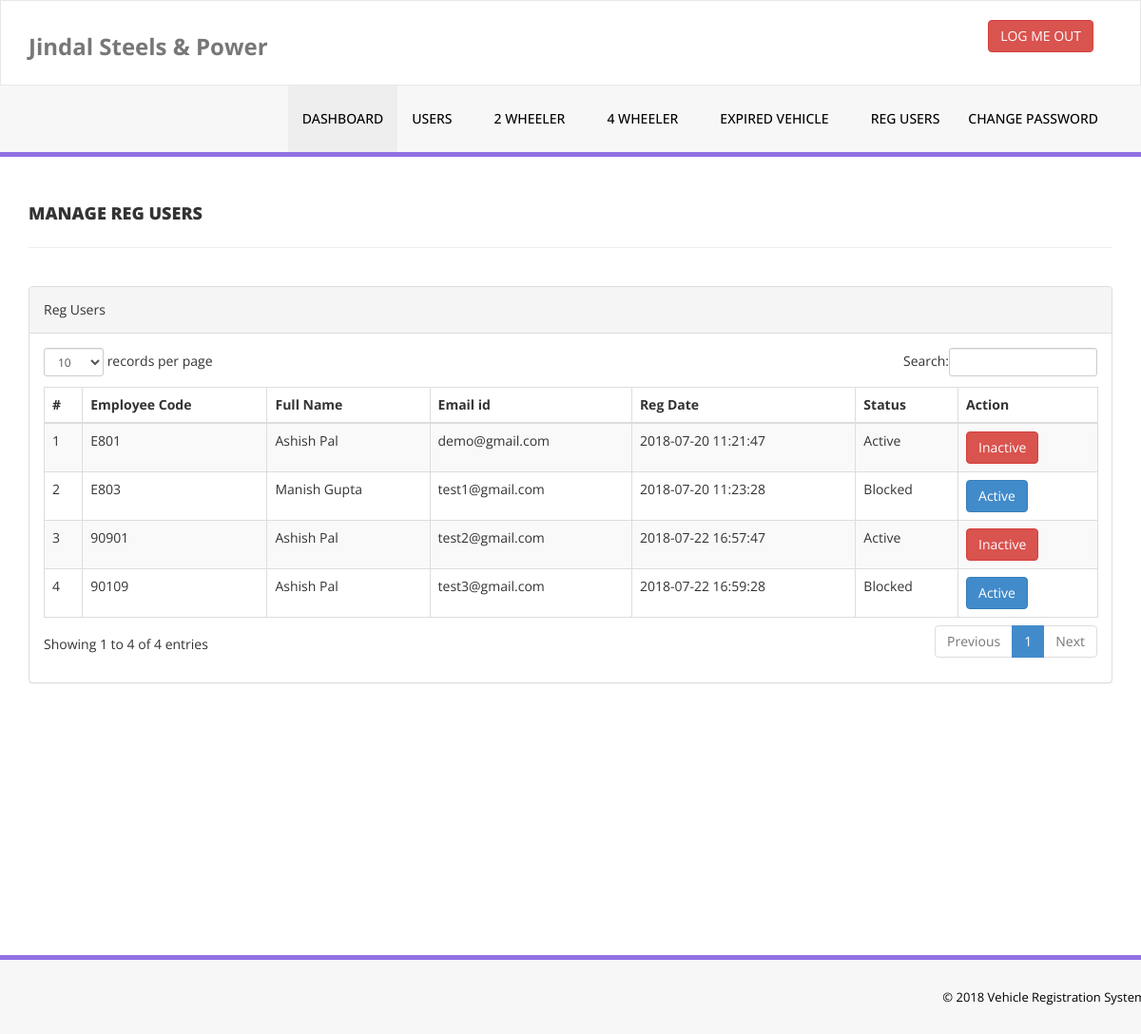
The page /admin/reg-users.php (signed in) on the database its author committed.
### tables this page shows
CREATE TABLE `tblusers` (
  `id` int(11) NOT NULL,
  `EmpCd` varchar(100) NOT NULL,
  `FullName` varchar(100) DEFAULT NULL,
  `EmailId` varchar(100) NOT NULL,
  `Password` varchar(100) NOT NULL,
  `Status` int(1) DEFAULT NULL,
  `RegDate` timestamp NOT NULL DEFAULT CURRENT_TIMESTAMP,
  `UpdationDate` timestamp NOT NULL DEFAULT CURRENT_TIMESTAMP ON UPDATE CURRENT_TIMESTAMP
);

### admin/reg-users.php (the view, shortened to what this page needs)
<?php
include('includes/config.php');
if(!$_SESSION['alogin'])
    {?>
<script>
    if (confirm("Unauthorized access !")==true)
	{
		window.location.href='../index.php';
	}else{
		window.location.href='../index.php';
	}
</script>
<?php
}
else{
    ?>
<!DOCTYPE html>
<html xmlns="http://www.w3.org/1999/xhtml">
<head>
    <link href="assets/css/bootstrap.css" rel="stylesheet" />
    <link href="assets/css/font-awesome.css" rel="stylesheet" />
    <link href="assets/js/dataTables/dataTables.bootstrap.css" rel="stylesheet" />
    <link href="assets/css/style.css" rel="stylesheet" />
</head>
<body>
<?php include('includes/header.php');?>
    <div class="content-wrapper">
         <div class="container">
        <div class="row pad-botm">
            <div class="col-md-12">
                <h4 class="header-line">Manage Reg Users</h4>
    </div>
        </div>
            <div class="row">
                <div class="col-md-12">
                    <div class="panel panel-default">
                        <div class="panel-heading">
                          Reg Users
                        </div>
                        <div class="panel-body">
                            <div class="table-responsive">
                                <table class="table table-striped table-bordered table-hover" id="dataTables-example">
                                    <thead>
                                        <tr>
                                            <th>#</th>
                                            <th>Employee Code</th>
                                            <th>Full Name</th>
                                            <th>Email id </th>
                                            <th>Reg Date</th>
                                            <th>Status</th>
                                            <th>Action</th>
                                        </tr>
                                    </thead>
                                    <tbody>
<?php $sql = "SELECT * from tblusers";
$query = $dbh -> prepare($sql);
$query->execute();
$results=$query->fetchAll(PDO::FETCH_OBJ);
$cnt=1;
if($query->rowCount() > 0)
{
foreach($results as $result)
{               ?>
                                        <tr class="odd gradeX">
                                            <td class="center"><?php echo htmlentities($cnt);?></td>
                                            <td class="center"><?php echo htmlentities($result->EmpCd);?></td>
                                            <td class="center"><?php echo htmlentities($result->FullName);?></td>
                                            <td class="center"><?php echo htmlentities($result->EmailId);?></td>
                                            <td class="center"><?php echo htmlentities($result->RegDate);?></td>
                                            <td class="center"><?php if($result->Status==1)
                                            {
                                                echo htmlentities("Active");
                                            } else {
                                            echo htmlentities("Blocked");
}
                                            ?></td>
                                            <td class="center">
<?php if($result->Status==1)
 {?>
<a href="reg-users.php?inid=<?php echo htmlentities($result->id);?>" onclick="return confirm('Are you sure you want to block this student?');"" >  <button class="btn btn-danger"> Inactive</button>
<?php } else {?>
                                            <a href="reg-users.php?id=<?php echo htmlentities($result->id);?>" onclick="return confirm('Are you sure you want to active this student?');""><button class="btn btn-primary"> Active</button>
                                            <?php } ?>
                                            </td>
                                        </tr>
 <?php $cnt=$cnt+1;}} ?>
                                    </tbody>
                                </table>
                            </div>
                        </div>
                    </div>
                </div>
            </div>
    </div>
    </div>
  <?php include('includes/footer.php');?>
</body>
</html>
<?php } ?>

### admin/assets/css/style.css (style rules this page uses)
.content-wrapper { margin-top: 40px; min-height:800px; padding-bottom:90px; }
.header-line { font-weight:900; padding-bottom:25px; border-bottom:1px solid #eeeeee; text-transform:uppercase; }
.pad-botm { padding-bottom:30px; }

### rows shown on the page
tblusers: EmpCd "E801", FullName "Ashish Pal", EmailId "demo@gmail.com", RegDate "2018-07-20 11:21:47"
tblusers: EmpCd "E803", FullName "Manish Gupta", EmailId "test1@gmail.com", RegDate "2018-07-20 11:23:28"
tblusers: EmpCd "90901", FullName "Ashish Pal", EmailId "test2@gmail.com", RegDate "2018-07-22 16:57:47"
tblusers: EmpCd "90109", FullName "Ashish Pal", EmailId "test3@gmail.com", RegDate "2018-07-22 16:59:28"
